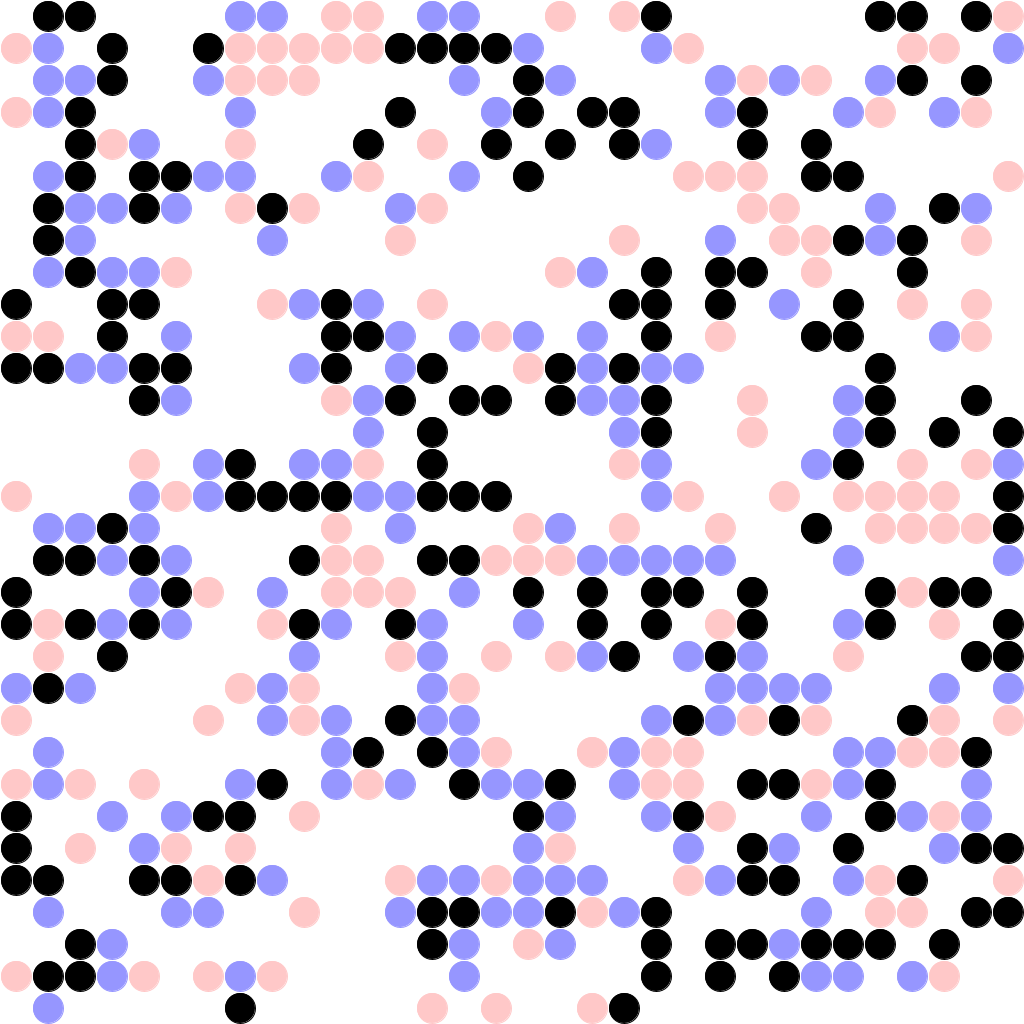
Frame 1 (no input)
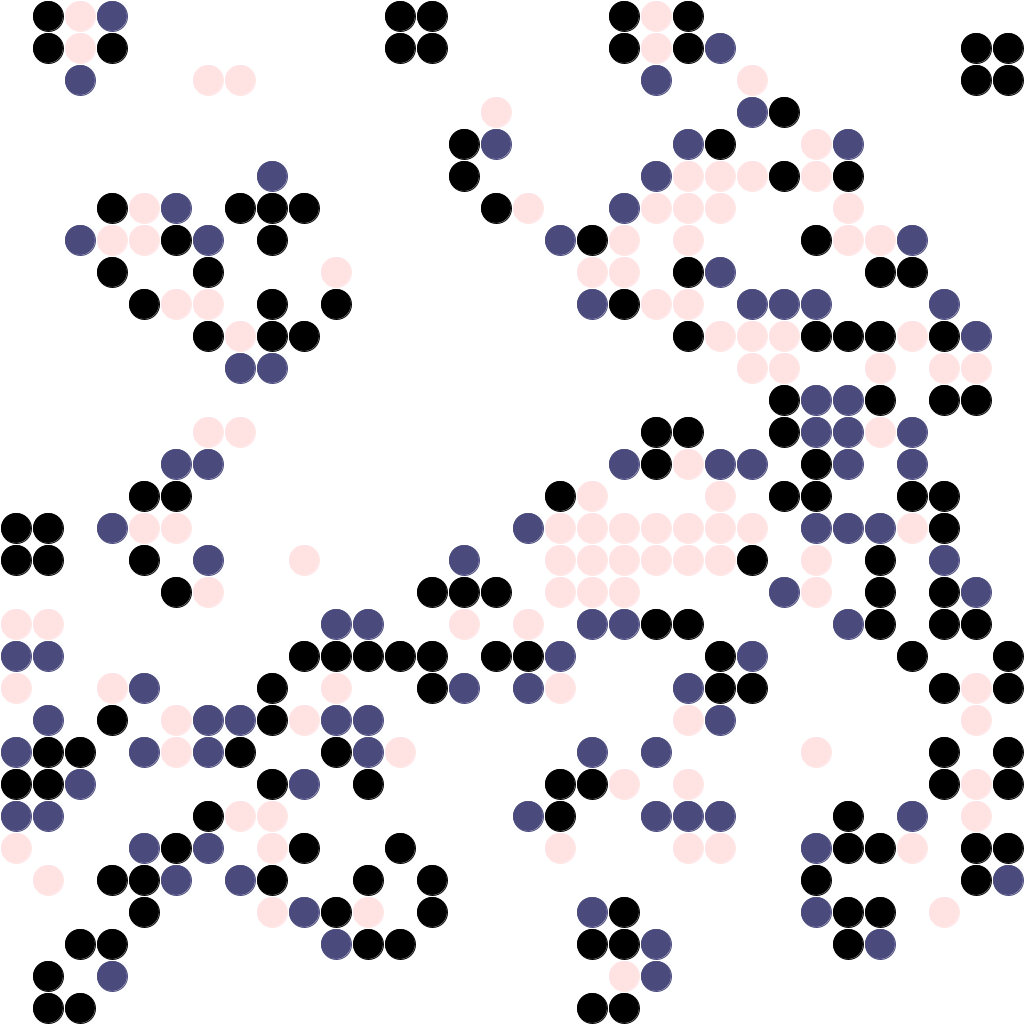
Frame 60 (the mouse pressed at the canvas centre just before this capture)
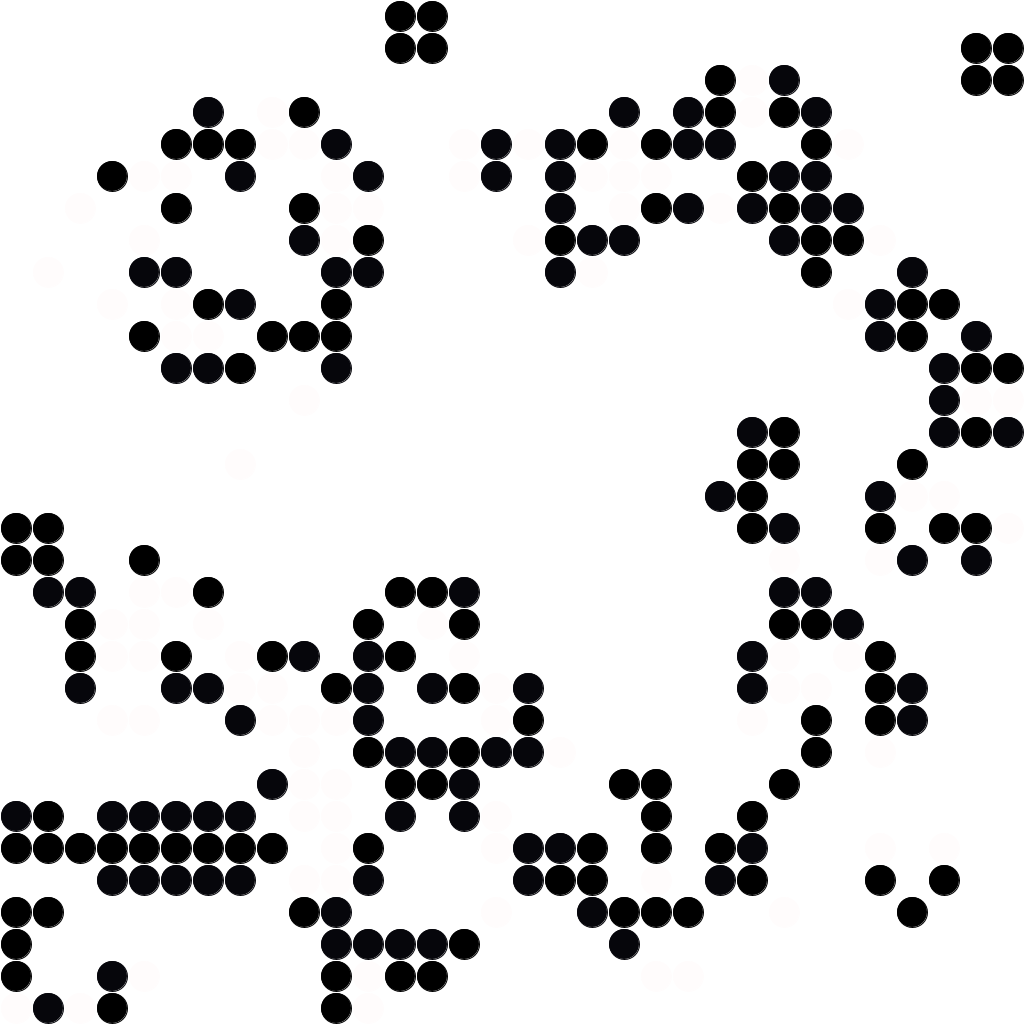
Frame 120 (the mouse held since frame 60 and released just before this capture)

The Processing sketch that drew these frames (run headless with seeded random() and noise(); from frame 60 on, the mouse is pressed at the canvas centre):

// Processing sketch: conway
// ── conway.pde
// CONFIGURATION VARIABLES

int NUM_CELLS = 32;              // The width and height of the board in cells
boolean ANIMATE = true;          // Whether or not to animate state transitions

int UPDATES_PER_SECOND = 4;      // The number of simulation steps per second
int STARTING_PERCENT = 30;       // How much of the board should be filled in setup
int FRAME_RATE = 32;             // The overall framerate of the simulation

// EVENT FUNCTIONS
void setup() {
  size(1024,1024);
  frameRate(FRAME_RATE);
  background(255);
}

Automaton game = new GameOfLife(NUM_CELLS, NUM_CELLS);

void draw() {
  game.Run();
}

// GAME LOGIC

abstract class Automaton {
  protected boolean modify_in_place = false;
  
  protected int Width, Height;
   
  protected Cell[][] cells;
  
  Automaton(int Width, int Height) {
    cells = new Cell[Width][Height];
    for (int x = 0; x < Width; x++) {
      for (int y = 0; y < Height; y++) {
        cells[x][y] = new Cell(random(100) < STARTING_PERCENT ? 1 : 0);
      }
    }
    // todo: can infer from array?
    this.Width = Width;
    this.Height = Height;
  }
  
  protected abstract void calculate(int x, int y);
  
  void Run() {
    step();
    this.draw();
    after();
  }
  
  private void step() {
    for (int x = 0; x < Width; x++) {
      for (int y = 0; y < Height; y++) {
        this.calculate(x, y);
        if (modify_in_place) {
          cells[x][y].tick(); 
        }
      }
    }
  }
  
  private void draw() {
    for (int x = 0; x < Width; x++) {
      for (int y = 0; y < Height; y++) {
        cells[x][y].draw(x, y);
      }
    }
  }
  
  private void after() {
    if (modify_in_place) return;
    for (int x = 0; x < Width; x++) {
      for (int y = 0; y < Height; y++) {
        cells[x][y].tick();
      }
    }
  }
  

  int getValue(int x, int y) {
     if (x < 0 || y < 0 || x >= NUM_CELLS || y >= NUM_CELLS) {
       return 0;
     } 
     return cells[x][y].state;
  }

  int numNeighbors(int x, int y) {
    return getValue(x-1, y-1) +
           getValue(x-1, y+0) +
           getValue(x-1, y+1) +
           getValue(x+0, y-1) +
           getValue(x+0, y+1) +
           getValue(x+1, y-1) +
           getValue(x+1, y+0) +
           getValue(x+1, y+1);
}
}

class GameOfLife extends Automaton {
  
  GameOfLife(int Width, int Height) {
    super(Width, Height);
  }
  
  void calculate(int x, int y) {
    int neighbors = numNeighbors(x, y);
    Cell cell = cells[x][y];
    if (cell.state == DEAD) {
      if (neighbors == 3) {
        cell.revive();
      }
    } else if (cell.state == ALIVE) {
      if (neighbors < 2 || neighbors > 3) {
        cell.kill();
      }
    }
  }
}

// HELPERS

Color lerp(Color a, Color b, float t) {
  return new Color(lerp(a.r, b.r, t),
                   lerp(a.g, b.g, t),
                   lerp(a.b, b.b, t));
}

// CLASSES

class Cell {
  int state,                // The current state, for calculating simulation
      next_state;   // The next computed state, to be updated after animation
  private float count;      // The number of remaining animation steps
  
  Cell(int state) {
    this.state = this.next_state = state;
    this.count = 0;
  }
  
  void kill() {
    if (next_state != DEAD) {
      next_state = DEAD;
      count = TRANSITION_COUNT;
    }
  }
  
  void revive() {
    if (next_state != ALIVE) {
      next_state = ALIVE;
      count = TRANSITION_COUNT;
    }
  }
  
  void tick() {
    if (count > 0) {
      count -= 1;
    }
    if (count <= 0) {
      state = next_state;
    }
  }
  
  void draw(int x, int y) {
    int cell_width = width / NUM_CELLS;
    int cell_height = height / NUM_CELLS;
    WHITE.set_fill();
    WHITE.set_stroke();
    rect(x * cell_width + 1, y * cell_height + 1, cell_width - 2, cell_height - 2);
    _color().set_fill();
    _color().set_stroke();
    ellipse(((float)x + 0.5) * cell_width,
           ((float)y + 0.5) * cell_height,
           cell_width-2,
           cell_height-2);
  }
  
  private Color _color() {
    Color target = next_state == ALIVE ? BLACK : WHITE;
    if (ANIMATE && count > 0) {
      Color other = next_state == ALIVE ? BLUE : RED;
      float t = pow(count / TRANSITION_COUNT, 1.5);
      return lerp(target, other, t);
    }
    return target;
  }
}

class Color {
  private float r, g, b;
  
  Color(float r, float g, float b) {
    this.r = r;
    this.g = g;
    this.b = b;
  }
  
  void set_fill() {
    fill(r, g, b);
  }
  
  void set_stroke() {
    stroke(r, g, b);
  }
}

// CONSTANTS

Color WHITE = new Color(255,255,255);
Color BLACK = new Color(0, 0, 0);
Color RED = new Color(255, 200, 200);
Color BLUE = new Color(150, 150, 255);

int DEAD = 0;
int ALIVE = 1;

float TRANSITION_COUNT = FRAME_RATE / UPDATES_PER_SECOND;
